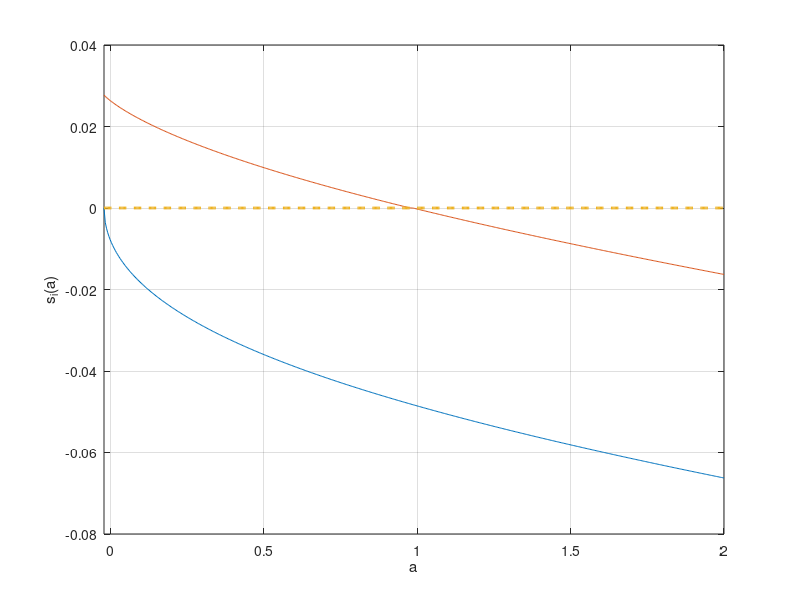

Write the MATLAB code that produced this figure.
clear all; clc;

tic;

s = 2; %CRRA utility with parameter s
r = 0.03; %interest rate
% s = 0.5;
% r = 0.045;
rho = 0.05; %discount rate
z1 = .1;
z2 = .2;
z = [z1,z2];
la1 = 0.02;
la2 = 0.03;
la = [la1,la2];


I=500;
amin = -0.02; %borrowing constraint
amax = 2;
a = linspace(amin,amax,I)';
da = (amax-amin)/(I-1);

aa = [a,a];
zz = ones(I,1)*z;


maxit= 100;
crit = 10^(-6);
Delta = 10;

dVf = zeros(I,2);
dVb = zeros(I,2);
c = zeros(I,2);

Aswitch = [-eye(I)*la(1),eye(I)*la(1);eye(I)*la(2),-eye(I)*la(2)];

%INITIAL GUESS
v0(:,1) = (z(1) + r.*a).^(1-s)/(1-s)/rho;
v0(:,2) = (z(2) + r.*a).^(1-s)/(1-s)/rho;

% z_ave = la2/(la1+la2)*z(1) + la1/(la1+la2)*z(2);
% v0(:,1) = (z_ave + r.*a).^(1-s)/(1-s)/rho;
% v0(:,2) = (z_ave + r.*a).^(1-s)/(1-s)/rho;

v = v0;

for n=1:maxit
    V = v;
    V_n(:,:,n)=V;
    % forward difference
    dVf(1:I-1,:) = (V(2:I,:)-V(1:I-1,:))/da;
    dVf(I,:) = (z + r.*amax).^(-s); %will never be used, but impose state constraint a<=amax just in case
    % backward difference
    dVb(2:I,:) = (V(2:I,:)-V(1:I-1,:))/da;
    dVb(1,:) = (z + r.*amin).^(-s); %state constraint boundary condition
    
    I_concave = dVb > dVf; %indicator whether value function is concave (problems arise if this is not the case)
    
    %consumption and savings with forward difference
    cf = dVf.^(-1/s);
    ssf = zz + r.*aa - cf;
    %consumption and savings with backward difference
    cb = dVb.^(-1/s);
    ssb = zz + r.*aa - cb;
    %consumption and derivative of value function at steady state
    c0 = zz + r.*aa;
    dV0 = c0.^(-s);
    
    % dV_upwind makes a choice of forward or backward differences based on
    % the sign of the drift    
    If = ssf > 0; %positive drift --> forward difference
    Ib = ssb < 0; %negative drift --> backward difference
    I0 = (1-If-Ib); %at steady state
    %make sure backward difference is used at amax
    %Ib(I,:) = 1; If(I,:) = 0;
    %STATE CONSTRAINT at amin: USE BOUNDARY CONDITION UNLESS sf > 0:
    %already taken care of automatically
    
    dV_Upwind = dVf.*If + dVb.*Ib + dV0.*I0; %important to include third term
    c = dV_Upwind.^(-1/s);
    u = c.^(1-s)/(1-s);
    
    %CONSTRUCT MATRIX
    X = - min(ssb,0)/da;
    Y = - max(ssf,0)/da + min(ssb,0)/da;
    Z = max(ssf,0)/da;
    
    for i=2:I-1
        A1(i,i-1) = X(i,1);
        A1(i,i) = Y(i,1);
        A1(i,i+1) = Z(i,1);
    end
    A1(1,1)=Y(1,1); A1(1,2) = Z(1,1);
    A1(I,I)=Y(I,1); A1(I,I-1) = X(I,1);
    for i=2:I-1
        A2(i,i-1) = X(i,2);
        A2(i,i) = Y(i,2);
        A2(i,i+1) = Z(i,2);
    end
    A2(1,1)=Y(1,2); A2(1,2) = Z(1,2);
    A2(I,I)=Y(I,2); A2(I,I-1) = X(I,2);
    
    AA = [A1,zeros(I,I);zeros(I,I),A2];
    A = AA + Aswitch;
    B = (rho + 1/Delta)*eye(2*I,2*I) - A;
    
    u_stacked = [u(:,1);u(:,2)];
    V_stacked = [V(:,1);V(:,2)];
    
    b = u_stacked + V_stacked/Delta;
    V_stacked = B\b; %SOLVE SYSTEM OF EQUATIONS
    
    V = [V_stacked(1:I),V_stacked(I+1:2*I)];
    
    Vchange = V - v;
    v = V;

    dist(n) = max(max(abs(Vchange)));
    if dist(n)<crit
        disp('Value Function Converged, Iteration = ')
        disp(n)
        break
    end
end
toc;

% Graphs
set(gca,'FontSize',14)
plot(dist,'LineWidth',2)
grid
xlabel('Iteration')
ylabel('||V^{n+1} - V^n||')

% Verr = c.^(1-s)/(1-s) + dV_Upwind.*(zz + r.*aa - c) + ones(I,1)*la.*(V_switch - V) - rho.*V;
% 
% set(gca,'FontSize',14)
% plot(a,Verr,'LineWidth',2)
% grid
% xlabel('k')
% ylabel('Error in HJB Equation')
% xlim([amin amax])

adot = zz + r.*aa - c;

set(gca,'FontSize',12)
plot(a,V,'LineWidth',2)
grid
xlabel('a')
ylabel('V_i(a)')
xlim([amin amax])

set(gca,'FontSize',14)
plot(a,c,'LineWidth',2)
grid
xlabel('a')
ylabel('c_i(a)')
xlim([amin amax])

set(gca,'FontSize',14)
plot(a,adot,a,zeros(1,I),'--','LineWidth',2)
grid
xlabel('a')
ylabel('s_i(a)')
xlim([amin amax])